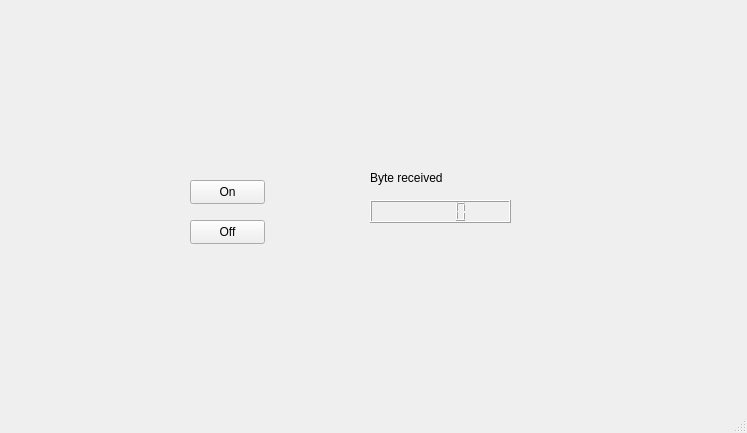
<?xml version="1.0" encoding="UTF-8"?>
<ui version="4.0">
 <class>MainWindow</class>
 <widget class="QMainWindow" name="MainWindow">
  <property name="geometry">
   <rect>
    <x>0</x>
    <y>0</y>
    <width>747</width>
    <height>433</height>
   </rect>
  </property>
  <property name="windowTitle">
   <string>MainWindow</string>
  </property>
  <widget class="QWidget" name="centralwidget">
   <widget class="QPushButton" name="p_ledOn">
    <property name="geometry">
     <rect>
      <x>190</x>
      <y>180</y>
      <width>75</width>
      <height>24</height>
     </rect>
    </property>
    <property name="text">
     <string>On</string>
    </property>
   </widget>
   <widget class="QPushButton" name="p_ledOff">
    <property name="geometry">
     <rect>
      <x>190</x>
      <y>220</y>
      <width>75</width>
      <height>24</height>
     </rect>
    </property>
    <property name="text">
     <string>Off</string>
    </property>
   </widget>
   <widget class="QLCDNumber" name="lcd_byte_received">
    <property name="geometry">
     <rect>
      <x>370</x>
      <y>200</y>
      <width>141</width>
      <height>23</height>
     </rect>
    </property>
   </widget>
   <widget class="QLabel" name="label">
    <property name="geometry">
     <rect>
      <x>370</x>
      <y>170</y>
      <width>81</width>
      <height>16</height>
     </rect>
    </property>
    <property name="text">
     <string>Byte received</string>
    </property>
   </widget>
  </widget>
  <widget class="QMenuBar" name="menubar">
   <property name="geometry">
    <rect>
     <x>0</x>
     <y>0</y>
     <width>747</width>
     <height>22</height>
    </rect>
   </property>
  </widget>
  <widget class="QStatusBar" name="statusbar"/>
 </widget>
 <resources/>
 <connections/>
</ui>
